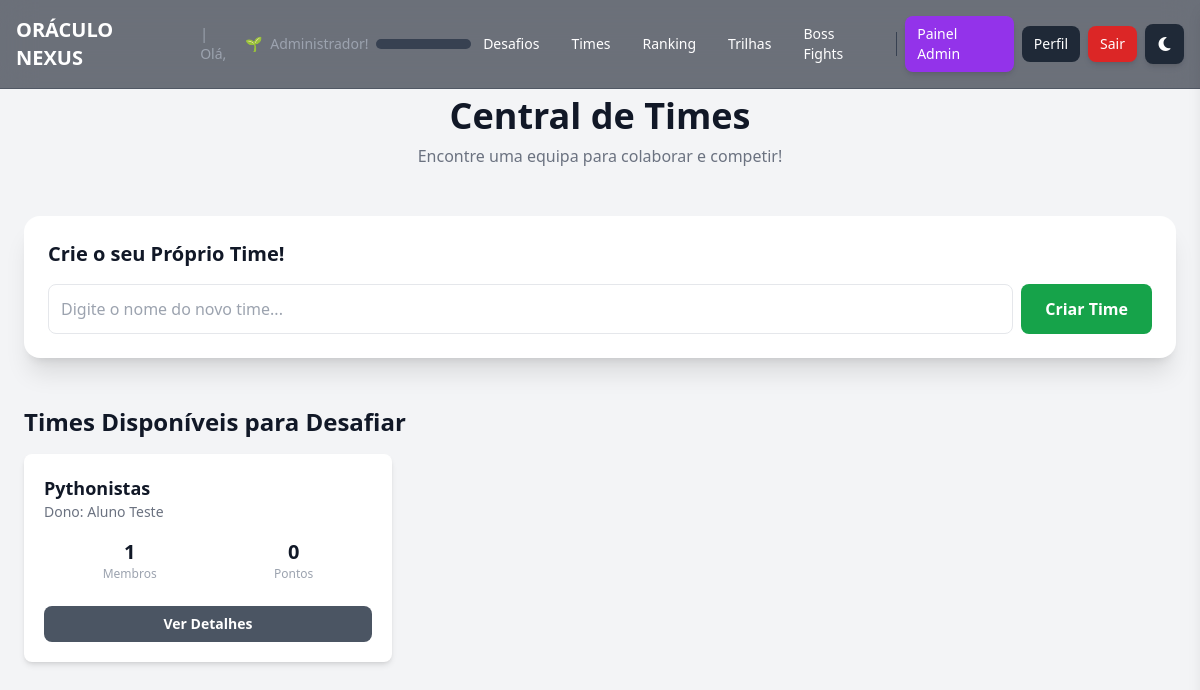
The app's page /teams (signed in) with its own data.
### app.py (models this page shows)
class Level(db.Model):
    id = db.Column(db.Integer, primary_key=True)
    name = db.Column(db.String(50), unique=True, nullable=False)
    min_points = db.Column(db.Integer, unique=True, nullable=False, index=True)
    insignia = db.Column(db.String(255), nullable=True)  # URL ou emoji

class User(UserMixin, db.Model):
    id = db.Column(db.Integer, primary_key=True)
    name = db.Column(db.String(100), nullable=False)
    email = db.Column(db.String(100), unique=True, nullable=False)
    password = db.Column(db.String(200), nullable=False)
    is_admin = db.Column(db.Boolean, default=False)
    phone = db.Column(db.String(20))
    registered_at = db.Column(db.DateTime, default=datetime.utcnow)
    last_login = db.Column(db.DateTime)
    points = db.Column(db.Integer, default=0)
    level_id = db.Column(db.Integer, db.ForeignKey('level.id'), nullable=True)
    level = db.relationship('Level', backref='users')
    team_id = db.Column(db.Integer, db.ForeignKey('team.id'), nullable=True)
    avatar_url = db.Column(db.String(255), nullable=True)

class Team(db.Model):
    id = db.Column(db.Integer, primary_key=True)
    name = db.Column(db.String(100), unique=True, nullable=False)
    owner_id = db.Column(db.Integer, db.ForeignKey('user.id'), nullable=False)
    created_at = db.Column(db.DateTime, default=datetime.utcnow)
    owner = db.relationship('User', foreign_keys=[owner_id])
    members = db.relationship('User', foreign_keys='User.team_id', backref='team', lazy='dynamic')
    @property
    def total_points(self):
        return sum(member.points for member in self.members)

### app.py (the view, shortened to what this page needs)
@app.route('/teams', methods=['GET', 'POST'])
@login_required
def teams_list():
    form = BaseForm()
    all_teams = Team.query.all()
    active_battles = []
    if current_user.team:
        active_battles = TeamBattle.query.filter(
            (TeamBattle.challenging_team_id == current_user.team_id) | (TeamBattle.challenged_team_id == current_user.team_id),
            TeamBattle.status == 'active'
        ).all()
    return render_template('teams.html', teams=all_teams, form=form, active_battles=active_battles)

### app.py
class BaseForm(FlaskForm):
    csrf_token = HiddenField()

### app.py (called while the page is built)
@login_manager.user_loader
def load_user(user_id):
    return User.query.get(int(user_id))

@app.context_processor
def inject_user_gamification_data():
    if current_user.is_authenticated and current_user.level:
        return dict(user_level_insignia=current_user.level.insignia)
    return dict(user_level_insignia='')

@app.context_processor
def inject_gamification_progress():
    if not current_user.is_authenticated:
        return {}
    progress_data = {'percentage': 0, 'next_level_points': None}
    if current_user.level:
        current_level = current_user.level
        next_level = Level.query.filter(Level.min_points > current_level.min_points).order_by(Level.min_points.asc()).first()
        if next_level:
            points_for_level = next_level.min_points - current_level.min_points
            points_achieved = current_user.points - current_level.min_points
            progress_data['percentage'] = max(0, min(100, (points_achieved / points_for_level) * 100 if points_for_level > 0 else 100))
            progress_data['next_level_points'] = next_level.min_points
        else:
            progress_data['percentage'] = 100
    return dict(progress=progress_data)

### templates/teams.html (shortened to what this page needs)
{% extends "base_user.html" %}
{% block content %}
<div class="w-full max-w-6xl mx-auto space-y-12">
    <div class="text-center">
        <h1 class="text-4xl font-bold text-gray-900 dark:text-white">Central de Times</h1>
        <p class="text-gray-500 dark:text-gray-400 mt-2">Encontre uma equipa para colaborar e competir!</p>
    </div>
    <div class="bg-white dark:bg-gray-800 p-6 rounded-2xl shadow-xl">
        {% if current_user.team %}
            <h3 class="text-xl font-semibold mb-2">Você faz parte do Time:</h3>
            <div class="p-4 bg-blue-500/10 dark:bg-blue-500/20 rounded-lg flex flex-col sm:flex-row justify-between items-center">
                <div class="mb-4 sm:mb-0">
                    <p class="text-2xl font-bold text-blue-600 dark:text-blue-400">{{ current_user.team.name }}</p>
                </div>
                <a href="{{ url_for('view_team', team_id=current_user.team_id) }}" class="px-6 py-3 bg-blue-600 text-white font-semibold rounded-lg hover:bg-blue-500 transition">
                    Ver Meu Time
                </a>
            </div>
        {% else %}
            <h3 class="text-xl font-semibold mb-4">Crie o seu Próprio Time!</h3>
            <form action="{{ url_for('teams_list') }}" method="POST" class="flex flex-col sm:flex-row gap-2">
                <input type="text" name="team_name" required class="flex-grow p-3 border rounded-lg dark:bg-gray-700 dark:border-gray-600" placeholder="Digite o nome do novo time...">
                <button type="submit" class="px-6 py-3 bg-green-600 text-white font-semibold rounded-lg hover:bg-green-500 transition">Criar Time</button>
            </form>
        {% endif %}
    </div>
    <div>
        <h2 class="text-2xl font-bold text-gray-900 dark:text-gray-100 mb-4">Times Disponíveis para Desafiar</h2>
        <div class="grid grid-cols-1 md:grid-cols-2 lg:grid-cols-3 gap-6">
            {% for team in teams %}
                {% if team.id != current_user.team_id %}
                    <div class="bg-white dark:bg-gray-800 p-5 rounded-lg shadow-md flex flex-col">
                        <div class="flex-grow">
                            <h3 class="font-bold text-lg">{{ team.name }}</h3>
                            <p class="text-sm text-gray-500 dark:text-gray-400">
                                Dono: {{ team.owner.name if team.owner else 'Dono Desconhecido' }}
                            </p>
                            <div class="my-4 flex justify-around text-center">
                                <div>
                                    <p class="font-bold text-xl">{{ team.members.count() }}</p>
                                    <p class="text-xs text-gray-400">Membros</p>
                                </div>
                                <div>
                                    <p class="font-bold text-xl">{{ team.total_points }}</p>
                                    <p class="text-xs text-gray-400">Pontos</p>
                                </div>
                            </div>
                        </div>
                        <div class="mt-2 flex flex-col gap-2">
                            <a href="{{ url_for('view_team', team_id=team.id) }}" class="w-full px-4 py-2 bg-gray-600 text-white rounded-lg hover:bg-gray-500 text-sm font-semibold transition text-center">
                                Ver Detalhes
                            </a>
                        </div>
                    </div>
                {% endif %}
            {% endfor %}
        </div>
    </div>
</div>
{% endblock %}

### templates/base_user.html (shortened to what this page needs)
<!DOCTYPE html>
<html lang="pt-BR" class="">
<head>
    <script src="https://cdn.tailwindcss.com"></script>
    <link href="{{ url_for('static', filename='styles.css') }}" rel="stylesheet">
    <link rel="stylesheet" href="https://cdnjs.cloudflare.com/ajax/libs/font-awesome/6.4.2/css/all.min.css">
</head>
<body class="bg-gray-100 dark:bg-gray-900 text-gray-900 dark:text-gray-100 flex flex-col min-h-screen font-sans">
    <header class="fixed top-0 left-0 right-0 z-20 bg-gray-900/60 backdrop-blur-lg border-b border-gray-700/50 p-4 flex justify-between items-center text-white">
        <div class="flex items-center space-x-4">
            <a href="{{ url_for('index') }}" class="text-xl font-bold hover:text-gray-300 transition">ORÁCULO NEXUS</a>
            <div class="text-sm text-gray-400 hidden lg:flex items-center space-x-2">
                <span>| Olá,</span>
                {% if current_user.level and current_user.level.insignia %}
                    {% if 'cloudinary' in current_user.level.insignia %}
                        <img src="{{ current_user.level.insignia }}" alt="{{ current_user.level.name }}" class="w-5 h-5 rounded-full inline-block">
                    {% else %}
                        <span>{{ current_user.level.insignia }}</span>
                    {% endif %}
                {% endif %}
                <span>{{ current_user.name }}!</span>
                <div class="w-24 bg-gray-700 rounded-full h-2.5 ml-2" title="{{ progress.percentage|round(1) }}%">
                </div>
            </div>
        </div>
        <nav class="hidden md:flex items-center space-x-2">
            <a href="{{ url_for('list_challenges') }}" class="text-sm px-3 py-2 rounded-lg hover:bg-gray-700 transition">Desafios</a>
            <a href="{{ url_for('teams_list') }}" class="text-sm px-3 py-2 rounded-lg hover:bg-gray-700 transition">Times</a>
            <a href="{{ url_for('ranking') }}" class="text-sm px-3 py-2 rounded-lg hover:bg-gray-700 transition">Ranking</a>
            <a href="{{ url_for('list_paths') }}" class="text-sm px-3 py-2 rounded-lg hover:bg-gray-700 transition">Trilhas</a>
            <a href="{{ url_for('list_boss_fights') }}" class="text-sm px-3 py-2 rounded-lg hover:bg-gray-700 transition">Boss Fights</a>
            {% if current_user.is_admin %}
                <a href="{{ url_for('admin_dashboard') }}" class="text-sm px-3 py-2 bg-purple-600 text-white rounded-lg hover:bg-purple-500 transition shadow-md">Painel Admin</a>
            {% endif %}
            <a href="{{ url_for('profile') }}" class="text-sm px-3 py-2 bg-gray-800 text-white rounded-lg hover:bg-gray-700 transition">Perfil</a>
            <a href="{{ url_for('logout') }}" class="text-sm px-3 py-2 bg-red-600 text-white rounded-lg hover:bg-red-500 transition shadow-md">Sair</a>
            <button id="theme-toggle" title="Alternar tema" class="w-10 h-10 flex items-center justify-center bg-gray-800 rounded-lg hover:bg-gray-700 transition shadow-md">
                <i class="fas fa-moon"></i>
            </button>
        </nav>
    </header>
    <main class="flex-1 flex flex-col items-center pt-24 pb-4 px-4 w-full">
        {% block content %}{% endblock %}
    </main>
</body>
</html>

### static/styles.css (style rules this page uses)
:root { --primary-500: #3b82f6; --primary-600: #2563eb; --success-500: #10b981; --error-500: #ef4444; --bg-light-primary: #f3f4f6; --bg-light-secondary: #ffffff; --bg-light-tertiary: #f9fafb; --text-light-primary: #111827; --text-light-secondary: #6b7280; --border-light: #e5e7eb; --chat-user-bubble-bg: linear-gradient(135deg, #3b82f6, #60a5fa); --chat-bot-bubble-bg: #f3f4f6; --chat-welcome-bubble-bg: #eef2ff; --font-family-base: 'Inter', -apple-system, BlinkMacSystemFont, 'Segoe UI', Roboto, sans-serif; }
*, *::before, *::after { box-sizing: border-box; margin: 0; padding: 0; }
html { scroll-behavior: smooth; }
body { font-family: var(--font-family-base); line-height: 1.6; background-color: var(--bg-light-primary); color: var(--text-light-primary); transition: background-color 0.3s, color 0.3s; }

### records on screen
Level: level.insignia "🌱"
User: name "Administrador"
Team: name "Pythonistas", owner "Aluno Teste", members.count "1", total_points "0"
